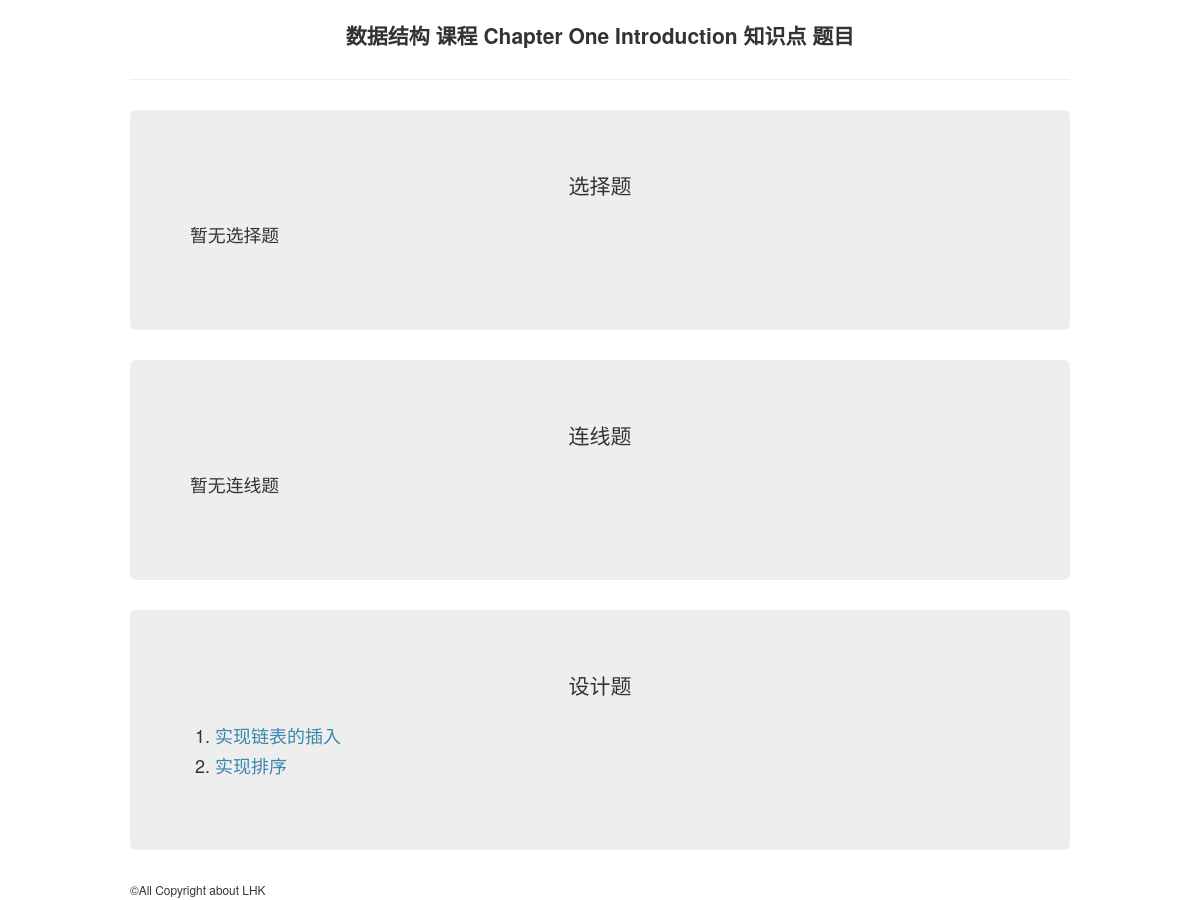
/Tapp/knowledges/2/, run on the app's committed database.
### Tapp/models.py (models this page shows, shortened)
class Knowledge(models.Model):
    course = models.ForeignKey(Course,on_delete=models.CASCADE)
    knowledge_name = models.CharField(max_length=30)

class Course(models.Model):
    teacher = models.ForeignKey(Teacher,on_delete=models.CASCADE)
    students = models.ManyToManyField(Student)
    course_name =  models.CharField(max_length=50) # 课程名字
    course_id = models.CharField(max_length=20,unique=True) # 课程id 唯一 用于辨别课程
    course_starttime = models.DateTimeField("start time") # 课程开始时间
    course_endtime = models.DateTimeField("end time") # 课程结束时间
    course_stu_num = models.IntegerField(default=0) # 学生数

class DesignQuestion(models.Model): # 程序设计题
    knowledge = models.ForeignKey(Knowledge,on_delete=models.CASCADE) # 对应知识
    question_text = models.CharField(max_length=200) # 问题描述
    question_language = models.CharField(max_length=30,choices=[('C','C language'),('C++','C plus plus'),('Python','Python'),('Verilog','Verilog')]) # 需要的语言
    total_submit = models.IntegerField(default=0) # 总提交人数
    correct_submit = models.IntegerField(default=0) # 正确人数
    example_input = models.TextField(default="No") # 示例输入
    example_output = models.TextField(default="No") # 示例输出
    inputFile = models.FileField(default="Files/empty.json", upload_to="Files/") # 输入用例
    outputFile = models.FileField(default="Files/empty.json", upload_to="Files/") # 输出结果
    question_analysis = models.TextField(default="no") # 正确代码 -- 用于比对

### Tapp/views.py (the view)
# urls.py: path('knowledges/<int:pk>/',views.knowledgeDetail, name="knowledgeDetail"),
def knowledgeDetail(request,pk): # 知识点信息
    try:
        knowledge = Knowledge.objects.get(pk=pk)
        selectSet = knowledge.selectquestion_set.all()
        drawSet = knowledge.drawquestion_set.all()
        designSet = knowledge.designquestion_set.all()
        context = {
            "knowledge":knowledge,
            "selectSet":selectSet,
            "drawSet":drawSet,
            "designSet":designSet
        }
        return render(request,'Tapp/knowledgeDetail.html',context)
    except Exception:
        return Http404("No such knowledge")

### Tapp/templates/Tapp/knowledgeDetail.html (shortened to what this page needs)
<head>
    {% load static %}
    <link rel="stylesheet" href="{% static 'Tapp/css/bootstrap.css' %}">
</head>
<body>
    <div class="container">
    {% if knowledge %}
    <div class="page-header">
        <p class="lead text-center"><strong>{{ knowledge.course.course_name }} 课程 {{ knowledge.knowledge_name }} 知识点 题目</strong></p>
    </div>
    <div class="hero-unit">
        <p class="lead text-center">选择题</p>
        {% if selectSet %}
        <ol>
            {% for select in selectSet %}
            <li><a href="{% url 'Tapp:selectDetail' select.id %}" class="text-info"> {{ select.question_text }} </a></li>
            {% endfor %}
        </ol>
        {% else %}
            <p class="lead"><small>暂无选择题</small></p>
        {% endif %}
    </div>
    <div class="hero-unit">
        <p class="lead text-center">连线题</p>
        {% if drawSet %}
        <ol>
            {% for draw in drawSet %}
            <li><a href="{% url 'Tapp:drawDetail' draw.id %}" class="text-info"> {{ draw.question_text }} </a></li>
            {% endfor %}
        </ol>
        {% else %}
            <p class="lead"><small>暂无连线题</small></p>
        {% endif %}
    </div>
    <div class="hero-unit">
        <p class="lead text-center">设计题</p>
        {% if designSet %}
        <ol>
            {% for design in designSet %}
            <li><a href="{% url 'Tapp:designDetail' design.id %}" class="text-info"> {{ design.question_text }} </a></li>
            {% endfor %}
        </ol>
        {% else %}
        <p class="lead"><small>暂无设计题</small></p>
        {% endif %}
    </div>
    {% else %}
        <p class="lead">No such Knowledge</p>
    {% endif %}
    </div>
</body>
<footer>
    <div class="container">
        <small>&COPY;All Copyright about LHK</small>
    </div>
</footer>

### data on the page
Knowledge: course.course_name "数据结构", knowledge_name "Chapter One Introduction"
DesignQuestion: question_text "实现链表的插入"
DesignQuestion: question_text "实现排序"
